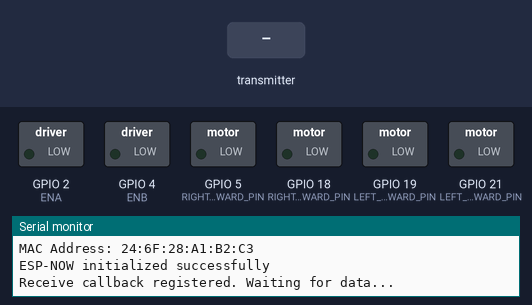
A sketch run on a simulated ESP32. Shown: switched loads named in the sketch (green lamp = pin HIGH), the last lines printed to the serial monitor. The inputs (shaded band) are chosen by the test bench.

Above: at 1.2 s.
1.3 s: the transmitter starts sending throttle = 1024
At 1.6 s:
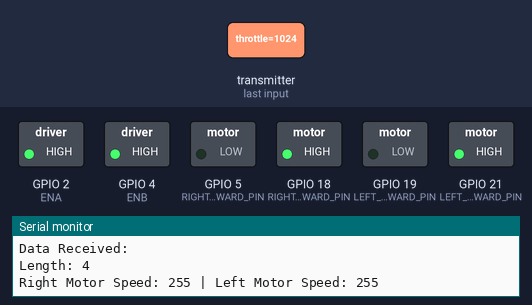
2.8 s: the transmitter starts sending steering = 1024
At 3.9 s:
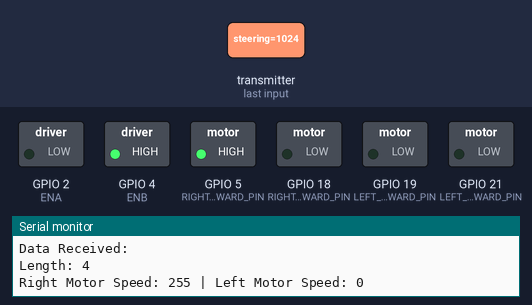
4.3 s: the transmitter starts sending steering = 0
At 5.1 s:
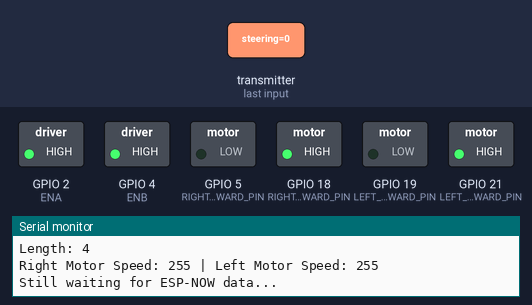
6.5 s: the transmitter starts sending steering = 2048
At 6.9 s:
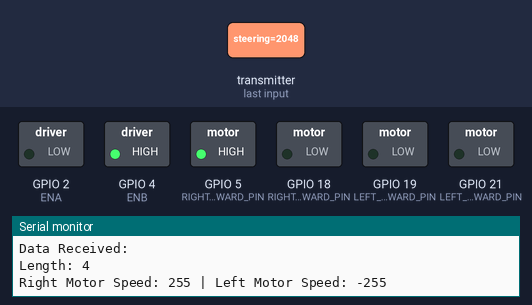
Timing chart, 0 to 9.0 s (numbered marks = the images above; inputs shaded):
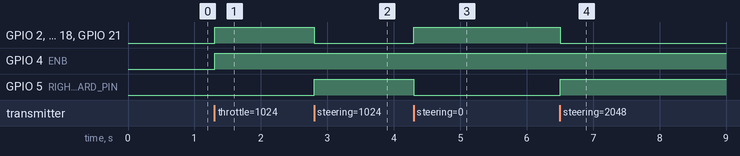

The sketch:

Receiver.ino
```cpp
#include <esp_now.h>
#include <WiFi.h>

// Motor control pins definitions
#define RIGHT_MOTOR_FORWARD_PIN 5    // Right motor forward
#define RIGHT_MOTOR_BACKWARD_PIN 18  // Right motor backward
#define LEFT_MOTOR_FORWARD_PIN 19    // Left motor forward
#define LEFT_MOTOR_BACKWARD_PIN 21   // Left motor backward
#define ENA 2   // Enable pin for left motor (PWM)
#define ENB 4   // Enable pin for right motor (PWM)

struct MotorControl {
    int16_t throttle;
    int16_t steering;
};

MotorControl myData;

void printMacAddress() {
    WiFi.mode(WIFI_STA);
    Serial.println("MAC Address: " + WiFi.macAddress());
}

void OnDataRecv(const esp_now_recv_info_t *esp_now_info, const uint8_t *incomingData, int len) {
    // Print received data details
    Serial.println("Data Received:");
    Serial.print("Length: ");
    Serial.println(len);

    // Verify data size matches expected struct
    if (len != sizeof(MotorControl)) {
        Serial.println("ERROR: Received data size mismatch!");
        return;
    }

    // Copy received data
    memcpy(&myData, incomingData, sizeof(myData));

    // Print received values
    // Serial.print("Throttle: ");
    // Serial.print(myData.throttle);
    // Serial.print(" | Steering: ");
    // Serial.println(myData.steering);

    // Control motors
    controlMotors(myData.throttle, myData.steering);
}

void controlMotors(int16_t throttle, int16_t steering) {
    // Calculate motor speeds
    int16_t rightMotorSpeed = throttle + steering;
    int16_t leftMotorSpeed = throttle - steering;

    // Constrain values
    rightMotorSpeed = constrain(rightMotorSpeed, -255, 255);
    leftMotorSpeed = constrain(leftMotorSpeed, -255, 255);

    // Debug motor speeds
    Serial.print("Right Motor Speed: ");
    Serial.print(rightMotorSpeed);
    Serial.print(" | Left Motor Speed: ");
    Serial.println(leftMotorSpeed);


    if(rightMotorSpeed == -255 && leftMotorSpeed == -255){
        moveForward(255);
        // Serial.println("forward");
    }
    else if (rightMotorSpeed == 255 && leftMotorSpeed == 255) {
        moveBackward(255);
        // Serial.println("backward");
    }
    else if(rightMotorSpeed > leftMotorSpeed) {
        leftTurn(rightMotorSpeed);
        // Serial.println("left turn");
    }
    else if(rightMotorSpeed < leftMotorSpeed) {
        rightTurn(leftMotorSpeed);
        // Serial.println("right turn");
    }
    // when (rightMotorSpeed == 0 && leftMotorSpeed = 0) then motors stop
    else {
        stopMotors();
        // Serial.println("stop!!!");
    }
}

void setup() {
    // Initialize Serial with higher baud rate
    Serial.begin(115200);

    // Wait for Serial to be ready
    while(!Serial) { delay(10); }

    // Print initial debug info
    Serial.println("Receiver ESP32 Initializing...");
    printMacAddress();

    // Set motor pins as outputs
    pinMode(RIGHT_MOTOR_FORWARD_PIN, OUTPUT);
    pinMode(RIGHT_MOTOR_BACKWARD_PIN, OUTPUT);
    pinMode(LEFT_MOTOR_FORWARD_PIN, OUTPUT);
    pinMode(LEFT_MOTOR_BACKWARD_PIN, OUTPUT);

    WiFi.mode(WIFI_STA);

    // Initialize ESP-NOW with error checking
    if (esp_now_init() != ESP_OK) {
        Serial.println("ESP-NOW initialization FAILED");
        return;
    }
    Serial.println("ESP-NOW initialized successfully");

    // Register receive callback
    esp_now_register_recv_cb(OnDataRecv);
    Serial.println("Receive callback registered. Waiting for data...");
}

void loop() {
    // Optional: Add periodic debug message
    static unsigned long lastDebugTime = 0;
    if (millis() - lastDebugTime > 5000) {
        Serial.println("Still waiting for ESP-NOW data...");
        lastDebugTime = millis();
    }
    delay(10);
}

// Function to move forward
void moveForward(int speed) {
    digitalWrite(LEFT_MOTOR_FORWARD_PIN, HIGH);
    digitalWrite(LEFT_MOTOR_BACKWARD_PIN, LOW);
    digitalWrite(RIGHT_MOTOR_FORWARD_PIN, HIGH);
    digitalWrite(RIGHT_MOTOR_BACKWARD_PIN, LOW);

    analogWrite(ENA, speed);   // Set speed for left motor
    analogWrite(ENB, speed);   // Set speed for right motor
}

// Function to move backward
void moveBackward(int speed) {
    digitalWrite(LEFT_MOTOR_FORWARD_PIN, LOW);
    digitalWrite(LEFT_MOTOR_BACKWARD_PIN, HIGH);
    digitalWrite(RIGHT_MOTOR_FORWARD_PIN, LOW);
    digitalWrite(RIGHT_MOTOR_BACKWARD_PIN, HIGH);

    analogWrite(ENA, speed);   // Set speed for left motor
    analogWrite(ENB, speed);   // Set speed for right motor
}

// Function to turn right
void rightTurn(int speed) {
    digitalWrite(LEFT_MOTOR_FORWARD_PIN, HIGH);
    digitalWrite(LEFT_MOTOR_BACKWARD_PIN, LOW);
    digitalWrite(RIGHT_MOTOR_FORWARD_PIN, LOW);
    digitalWrite(RIGHT_MOTOR_BACKWARD_PIN, LOW);

    analogWrite(ENA, speed); // Set speed for left motor
    analogWrite(ENB, 0);     // Stop right motor
}

// Function to turn left
void leftTurn(int speed) {
    digitalWrite(LEFT_MOTOR_FORWARD_PIN, LOW);
    digitalWrite(LEFT_MOTOR_BACKWARD_PIN, LOW);
    digitalWrite(RIGHT_MOTOR_FORWARD_PIN, HIGH);
    digitalWrite(RIGHT_MOTOR_BACKWARD_PIN, LOW);

    analogWrite(ENA, 0);         // Stop left motor
    analogWrite(ENB, speed);     // Set speed for right motor
}

// Function to stop motors
void stopMotors() {
    digitalWrite(LEFT_MOTOR_FORWARD_PIN, LOW);
    digitalWrite(LEFT_MOTOR_BACKWARD_PIN, LOW);
    digitalWrite(RIGHT_MOTOR_FORWARD_PIN, LOW);
    digitalWrite(RIGHT_MOTOR_BACKWARD_PIN, LOW);

    analogWrite(ENA, 0);   // Stop left motor
    analogWrite(ENB, 0);   // Stop right motor
}
```

Measured:
- after the input at 1.3 s, GPIO 2 (ENA), GPIO 4 (ENB), GPIO 18 (RIGHT_MOTOR_BACKWARD_PIN), GPIO 21 (LEFT_MOTOR_BACKWARD_PIN): LOW → HIGH at once
- after the input at 2.8 s, GPIO 2 (ENA), GPIO 18 (RIGHT_MOTOR_BACKWARD_PIN), GPIO 21 (LEFT_MOTOR_BACKWARD_PIN): HIGH → LOW at once; GPIO 5 (RIGHT_MOTOR_FORWARD_PIN): LOW → HIGH at once
- after the input at 4.3 s, GPIO 2 (ENA), GPIO 18 (RIGHT_MOTOR_BACKWARD_PIN), GPIO 21 (LEFT_MOTOR_BACKWARD_PIN): LOW → HIGH at once; GPIO 5 (RIGHT_MOTOR_FORWARD_PIN): HIGH → LOW at once
- after the input at 6.5 s, GPIO 2 (ENA), GPIO 18 (RIGHT_MOTOR_BACKWARD_PIN), GPIO 21 (LEFT_MOTOR_BACKWARD_PIN): HIGH → LOW at once; GPIO 5 (RIGHT_MOTOR_FORWARD_PIN): LOW → HIGH at once
